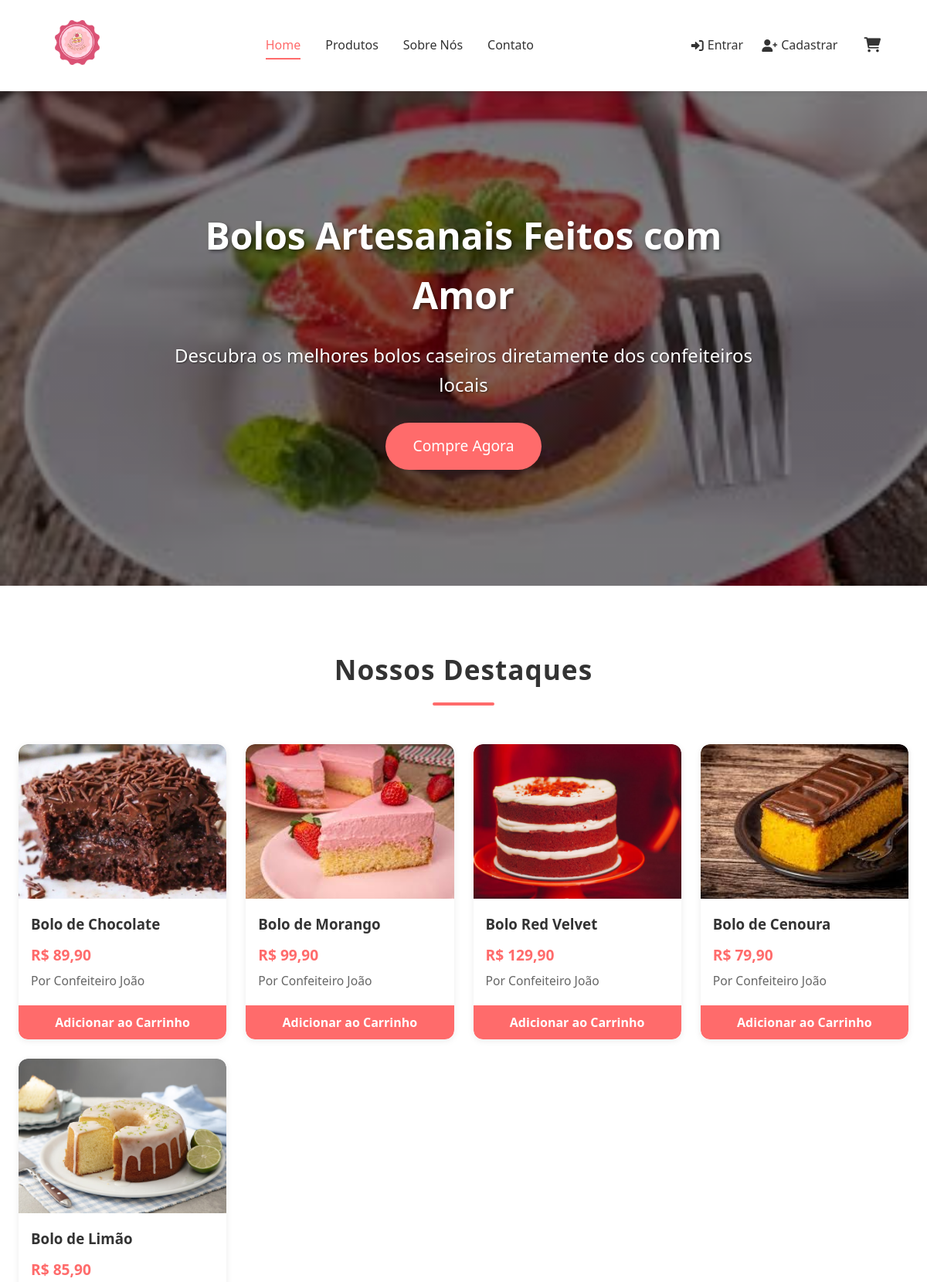
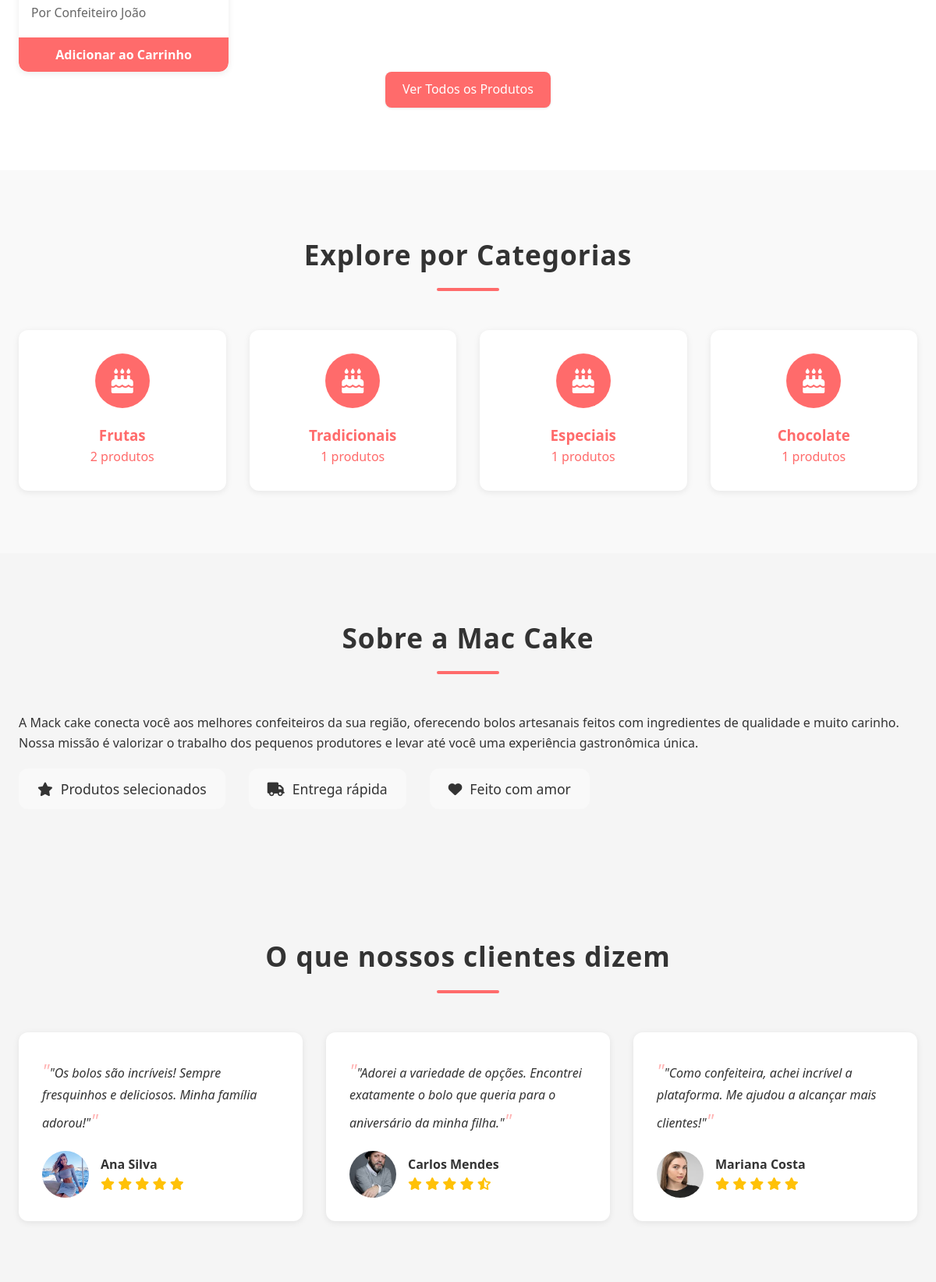
The page / (upper part) on the database its author committed (2 pictures, top to bottom).
### tables this page shows
CREATE TABLE produtos (
    id INT AUTO_INCREMENT PRIMARY KEY,
    vendedor_id INT NOT NULL,
    nome VARCHAR(100) NOT NULL,
    slug VARCHAR(100) NOT NULL UNIQUE,
    descricao TEXT,
    preco DECIMAL(10,2) NOT NULL,
    preco_promocional DECIMAL(10,2) DEFAULT NULL,
    categoria VARCHAR(50),
    imagem_principal VARCHAR(255) NOT NULL,
    imagens_adicionais JSON DEFAULT NULL,
    estoque INT DEFAULT 0,
    ingredientes TEXT,
    peso DECIMAL(10,2) COMMENT 'em gramas',
    tempo_preparo INT COMMENT 'em minutos',
    destaque TINYINT(1) DEFAULT 0,
    data_cadastro DATETIME DEFAULT CURRENT_TIMESTAMP,
    data_atualizacao DATETIME DEFAULT CURRENT_TIMESTAMP ON UPDATE CURRENT_TIMESTAMP,
    ativo TINYINT(1) DEFAULT 1,
    FOREIGN KEY (vendedor_id) REFERENCES usuarios(id) ON DELETE CASCADE,
    INDEX idx_vendedor (vendedor_id),
    INDEX idx_categoria (categoria),
    INDEX idx_destaque (destaque),
    INDEX idx_preco (preco),
    FULLTEXT INDEX ft_nome_descricao (nome, descricao)
);

CREATE TABLE usuarios (
    id INT AUTO_INCREMENT PRIMARY KEY,
    nome VARCHAR(100) NOT NULL,
    email VARCHAR(100) NOT NULL UNIQUE,
    senha VARCHAR(255) NOT NULL,
    telefone VARCHAR(20),
    endereco TEXT,
    foto_perfil VARCHAR(255),
    tipo ENUM('cliente', 'vendedor', 'admin') DEFAULT 'cliente',
    data_cadastro DATETIME DEFAULT CURRENT_TIMESTAMP,
    data_atualizacao DATETIME ON UPDATE CURRENT_TIMESTAMP,
    ativo BOOLEAN DEFAULT TRUE,
    token_reset_senha VARCHAR(255),
    token_expira DATETIME,
    INDEX idx_email (email),
    INDEX idx_tipo (tipo)
);

### index.php (the view, shortened to what this page needs)
<?php
$db = new Database();
$conn = $db->connect();
$stmt = $conn->prepare("
    SELECT p.*, u.nome as vendedor_nome
    FROM produtos p
    JOIN usuarios u ON p.vendedor_id = u.id
    WHERE p.ativo = 1
    ORDER BY p.data_cadastro DESC
    LIMIT 8
");
$stmt->execute();
$featured_products = $stmt->fetchAll(PDO::FETCH_ASSOC);
$categories = $conn->query("
    SELECT categoria, COUNT(*) as total
    FROM produtos
    WHERE ativo = 1 AND categoria IS NOT NULL
    GROUP BY categoria
    ORDER BY total DESC
    LIMIT 6
")->fetchAll(PDO::FETCH_ASSOC);
?>
<!DOCTYPE html>
<html lang="pt-BR">
<head>
    <link rel="stylesheet" href="/assets/css/style.css">
    <link rel="stylesheet" href="https://cdnjs.cloudflare.com/ajax/libs/font-awesome/6.0.0-beta3/css/all.min.css">
</head>
<body>
    <?php include __DIR__ . '/includes/header.php'; ?>
    <main>
        <section class="hero">
            <div class="hero-content">
                <h1>Bolos Artesanais Feitos com Amor</h1>
                <p>Descubra os melhores bolos caseiros diretamente dos confeiteiros locais</p>
                <a href="/pages/products.php" class="btn btn-hero">Compre Agora</a>
            </div>
        </section>
        <section class="featured-section">
            <div class="container">
                <h2 class="section-title">Nossos Destaques</h2>
                <div class="products-grid">
                    <?php foreach ($featured_products as $product): ?>
                        <div class="product-card">
                            <a href="/pages/product_detail.php?id=<?= $product['id'] ?>">
                                <div class="product-image">
                                    <img src="/assets/images/uploads/products/<?= htmlspecialchars($product['imagem_principal']) ?>" alt="<?= htmlspecialchars($product['nome']) ?>">
                                </div>
                                <div class="product-info">
                                    <h3><?= htmlspecialchars($product['nome']) ?></h3>
                                    <p class="price">R$ <?= number_format($product['preco'], 2, ',', '.') ?></p>
                                    <p class="seller">Por <?= htmlspecialchars($product['vendedor_nome']) ?></p>
                                </div>
                            </a>
                            <button class="add-to-cart" data-id="<?= $product['id'] ?>" <?= $product['estoque'] <= 0 ? 'disabled' : '' ?>>
                                <?= $product['estoque'] <= 0 ? 'Esgotado' : 'Adicionar ao Carrinho' ?>
                            </button>
                        </div>
                    <?php endforeach; ?>
                </div>
                <div class="text-center">
                    <a href="/pages/products.php" class="btn">Ver Todos os Produtos</a>
                </div>
            </div>
        </section>
        <section class="categories-section">
            <div class="container">
                <h2 class="section-title">Explore por Categorias</h2>
                <div class="categories-grid">
                    <?php foreach ($categories as $category): ?>
                        <a href="/pages/products.php?category=<?= urlencode($category['categoria']) ?>" class="category-card">
                            <div class="category-icon">
                                <i class="fas fa-birthday-cake"></i>
                            </div>
                            <h3><?= htmlspecialchars($category['categoria']) ?></h3>
                            <p><?= $category['total'] ?> produtos</p>
                        </a>
                    <?php endforeach; ?>
                </div>
            </div>
        </section>
        <section class="about-section">
            <div class="container">
                <div class="about-content">
                    <div class="about-text">
                        <h2 class="section-title">Sobre a Mac Cake</h2>
                        <p>A Mack cake conecta você aos melhores confeiteiros da sua região, oferecendo bolos artesanais feitos com ingredientes de qualidade e muito carinho.</p>
                        <p>Nossa missão é valorizar o trabalho dos pequenos produtores e levar até você uma experiência gastronômica única.</p>
                        <div class="about-features">
                            <div class="feature">
                                <i class="fas fa-star"></i>
                                <span>Produtos selecionados</span>
                            </div>
                            <div class="feature">
                                <i class="fas fa-truck"></i>
                                <span>Entrega rápida</span>
                            </div>
                            <div class="feature">
                                <i class="fas fa-heart"></i>
                                <span>Feito com amor</span>
                            </div>
                        </div>
                    </div>
                </div>
            </div>
        </section>
        <section class="testimonials-section">
            <div class="container">
                <h2 class="section-title">O que nossos clientes dizem</h2>
                <div class="testimonials">
                    <div class="testimonial">
                        <div class="testimonial-content">
                            <p>"Os bolos são incríveis! Sempre fresquinhos e deliciosos. Minha família adorou!"</p>
                            <div class="testimonial-author">
                                <img src="/assets/images/testimonials/user1.jpg" alt="Ana Silva">
                                <div>
                                    <h4>Ana Silva</h4>
                                    <div class="stars">
                                        <i class="fas fa-star"></i>
                                        <i class="fas fa-star"></i>
                                        <i class="fas fa-star"></i>
                                        <i class="fas fa-star"></i>
                                        <i class="fas fa-star"></i>
                                    </div>
                                </div>
                            </div>
                        </div>
                    </div>
                    <div class="testimonial">
                        <div class="testimonial-content">
                            <p>"Adorei a variedade de opções. Encontrei exatamente o bolo que queria para o aniversário da minha filha."</p>
                            <div class="testimonial-author">
                                <img src="/assets/images/testimonials/user2.jpg" alt="Carlos Mendes">
                                <div>
                                    <h4>Carlos Mendes</h4>
                                    <div class="stars">
                                        <i class="fas fa-star"></i>
                                        <i class="fas fa-star"></i>
                                        <i class="fas fa-star"></i>
                                        <i class="fas fa-star"></i>
                                        <i class="fas fa-star-half-alt"></i>
                                    </div>
                                </div>
                            </div>
                        </div>
                    </div>
                    <div class="testimonial">
                        <div class="testimonial-content">
                            <p>"Como confeiteira, achei incrível a plataforma. Me ajudou a alcançar mais clientes!"</p>
                            <div class="testimonial-author">
                                <img src="/assets/images/testimonials/user3.jpg" alt="Mariana Costa">
                                <div>
                                    <h4>Mariana Costa</h4>
                                    <div class="stars">
                                        <i class="fas fa-star"></i>
                                        <i class="fas fa-star"></i>
                                        <i class="fas fa-star"></i>
                                        <i class="fas fa-star"></i>
                                        <i class="fas fa-star"></i>
                                    </div>
                                </div>
                            </div>
                        </div>
                    </div>
                </div>
            </div>
        </section>
    </main>
    <?php include __DIR__ . '/includes/footer.php'; ?>
</body>
</html>

### rows shown on the page
produtos: imagem_principal (picture), nome "Bolo de Chocolate", preco "89,90", vendedor.nome "Confeiteiro João", estoque "Adicionar ao Carrinho"
produtos: imagem_principal (picture), nome "Bolo de Morango", preco "99,90", vendedor.nome "Confeiteiro João", estoque "Adicionar ao Carrinho"
produtos: imagem_principal (picture), nome "Bolo Red Velvet", preco "129,90", vendedor.nome "Confeiteiro João", estoque "Adicionar ao Carrinho"
produtos: imagem_principal (picture), nome "Bolo de Cenoura", preco "79,90", vendedor.nome "Confeiteiro João", estoque "Adicionar ao Carrinho"
produtos: imagem_principal (picture), nome "Bolo de Limão", preco "85,90", vendedor.nome "Confeiteiro João", estoque "Adicionar ao Carrinho"

### other values the page prints
$category['categoria'] "Frutas"
$category['total'] "2"
$category['categoria'] "Tradicionais"
$category['total'] "1"
$category['categoria'] "Especiais"
$category['categoria'] "Chocolate"
